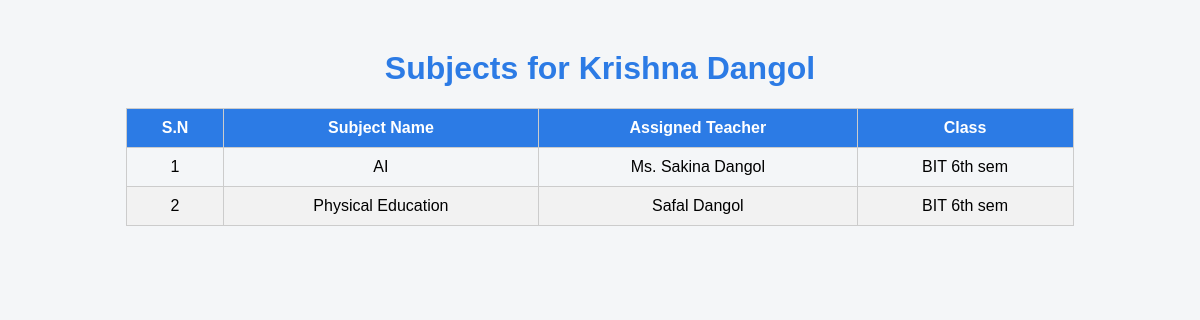
The app's page /student/view_subjects/ (signed in) with its own data.
### Admin/models.py (models this page shows, shortened)
class Student(models.Model):
    user = models.OneToOneField(User, on_delete=models.CASCADE,null=True,blank=True)
    Firstname=models.CharField(max_length=100)
    Lastname=models.CharField(max_length=100)
    Grade=models.CharField(max_length=100)
    course=models.CharField(max_length=100,default="BIT")

class Subject(models.Model):
    Teachername=models.CharField(max_length=100)
    teacher=models.ForeignKey(Teacher,on_delete=models.CASCADE,null=True)
    assigned_class=models.CharField(max_length=100,default="AI")
    subject_name=models.CharField(max_length=100,default="Python")

class Teacher(models.Model):
    user = models.OneToOneField(User, on_delete=models.CASCADE)
    TeacherID = models.CharField(max_length=100, unique=True)
    Teachername = models.CharField(max_length=100)
    department = models.CharField(max_length=100, default="IT")

### Student/views.py (the view)
# urls.py: path('view_subjects/',views.view_subjects,name="view-subjects"),
@login_required
def view_subjects(request):
    student = get_object_or_404(Student, user=request.user)
    subjects = Subject.objects.filter(assigned_class=student.Grade)
    context = {
        "student": student,
        "subjects": subjects
    }
    return render(request, "view_subjects.html", context)

### Student/templates/view_subjects.html (shortened to what this page needs)
<!DOCTYPE html>
<html lang="en">
<head>
</head>
<body>
    <div class="container">
        <h1>Subjects for {{ student.Firstname }} {{ student.Lastname }}</h1>
        <table>
            <thead>
                <tr>
                    <th>S.N</th>
                    <th>Subject Name</th>
                    <th>Assigned Teacher</th>
                    <th>Class</th>
                </tr>
            </thead>
            <tbody>
                {% for subject in subjects %}
                <tr>
                    <td>{{ forloop.counter }}</td>
                    <td>{{ subject.subject_name }}</td>
                    <td>{{ subject.teacher.Teachername }}</td>
                    <td>{{ subject.assigned_class }}</td>
                </tr>
                {% empty %}
                <tr>
                    <td colspan="4">No subjects found</td>
                </tr>
                {% endfor %}
            </tbody>
        </table>
    </div>
</body>
</html>

### Student/templates/view_subjects.html (style rules this page uses)
body { font-family: Arial, sans-serif; background-color: #f4f6f8; }
.container { width: 80%; margin: 50px auto; }
h1 { text-align: center; color: #2c7be5; }
table { width: 100%; border-collapse: collapse; margin-top: 20px; }
th, td { border: 1px solid #ccc; padding: 10px; text-align: center; }
th { background: #2c7be5; color: white; }
tr:nth-child(even) { background-color: #f2f2f2; }

### records on screen
Student: Firstname "Krishna", Lastname "Dangol"
Subject: subject_name "AI", teacher.Teachername "Ms. Sakina Dangol", assigned_class "BIT 6th sem"
Subject: subject_name "Physical Education", teacher.Teachername "Safal Dangol", assigned_class "BIT 6th sem"
